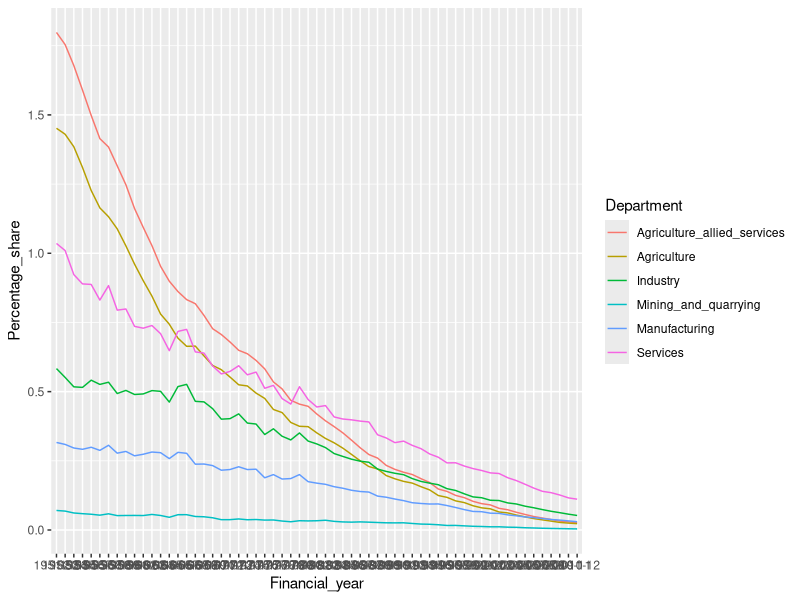

Write R code to recreate this figure.
library(tidyverse)
library(reshape2)
library(ggplot2)

gdp_data <- read.csv("datafile.csv")

gdp_test <- data.frame(gdp_data$Gross.Domestic.Product..in.Rs..Cr..at.2004.05,gdp_data$Agriculture...Allied.Services..in.Rs..Cr...at.2004.05.Prices,gdp_data$Agriculture..in.Rs..Cr...at.2004.05.Prices,gdp_data$Industry..in.Rs..Cr...at.2004.05.Prices,gdp_data$Mining.and.Quarrying..in.Rs..Cr...at.2004.05.Prices,gdp_data$Manufacturing..in.Rs..Cr...at.2004.05.Prices,gdp_data$Services..in.Rs..Cr...at.2004.05.Prices)
names(gdp_test) <- c("Total_GDP","Agriculture_allied_services","Agriculture","Industry","Mining_and_quarrying","Manufacturing","Services")
gdp_test <- gdp_test/gdp_test$Total_GDP
gdp_test <- subset(gdp_test,select = -Total_GDP)
gdp_test <- mutate(gdp_test,gdp_data$Financial.Year)
colnames(gdp_test)[colnames(gdp_test) == "gdp_data$Financial.Year"] <- "Financial_year"

gdp_share <-data.frame(gdp_data$Gross.Domestic.Product..in.Rs..Cr..at.2004.05,gdp_data$Agri.culture...Allied.Services..Share.to.Total.GDP,gdp_data$Agriculture...Share.to.Total.GDP ,gdp_data$Industry...Share.to.Total.GDP ,gdp_data$Mining.and.Quarrying...Share.to.Total.GDP,gdp_data$Manufacturing...Share.to.Total.GDP,gdp_data$Services...Share.to.Total.GDP)
names(gdp_share) <- c("Total_GDP","Agriculture_allied_services","Agriculture","Industry","Mining_and_quarrying","Manufacturing","Services")
gdp_share <- gdp_share/gdp_share$Total_GDP
gdp_share <- subset(gdp_share,select = - Total_GDP)
#gdp_share <-mutate(gdp_share,1-rowSums(gdp_share))
#colnames(gdp_share)[colnames(gdp_share) == "1 - rowSums(gdp_share)"] <- "Others"
gdp_share <- mutate(gdp_share,gdp_data$Financial.Year)
colnames(gdp_share)[colnames(gdp_share) == "gdp_data$Financial.Year"] <- "Financial_year"
plot_gdp <- melt(gdp_share,id.vars="Financial_year")
colnames(plot_gdp)[colnames(plot_gdp)=="variable"] <-"Department"
plot_gdp$value <- plot_gdp$value * 100
colnames(plot_gdp)[colnames(plot_gdp)=="value"] <- "Percentage_share"
ggplot(plot_gdp, aes(x = Financial_year, y = Percentage_share)) + geom_line(aes(color = Department,group = Department))  # To plot Financial year vs value
